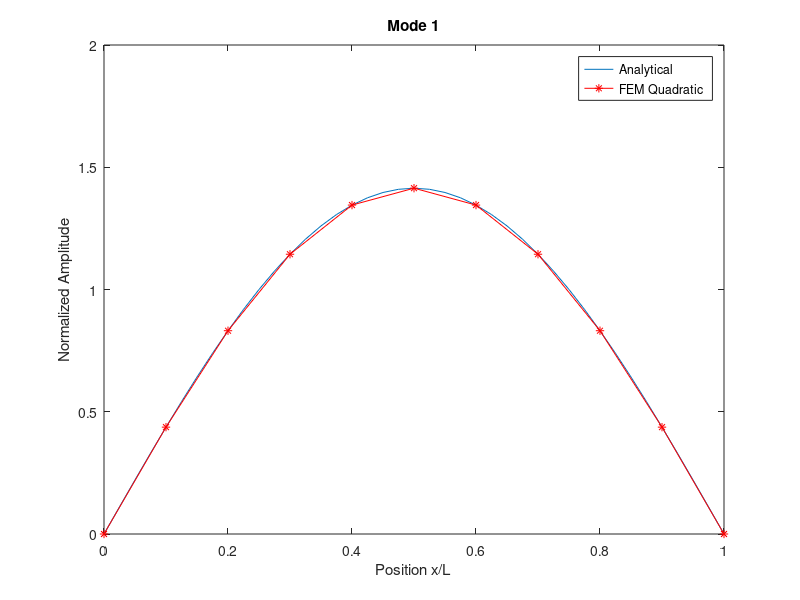
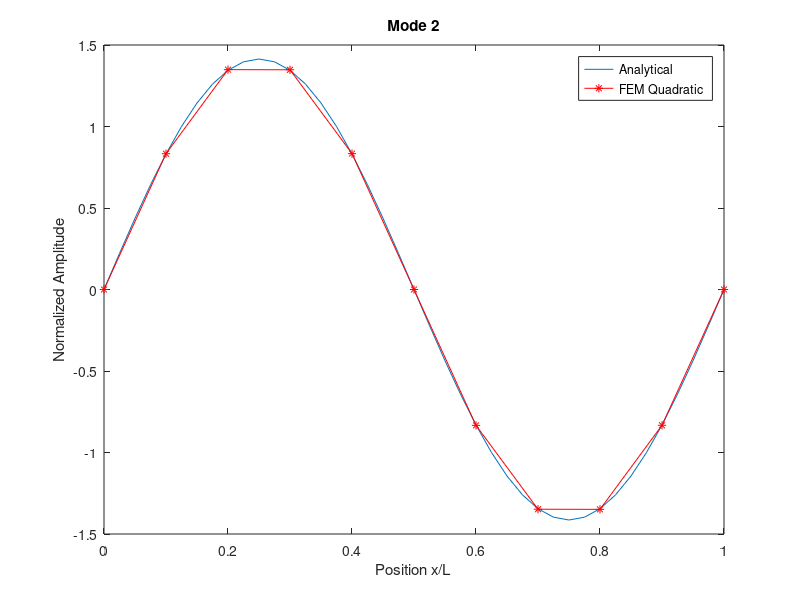
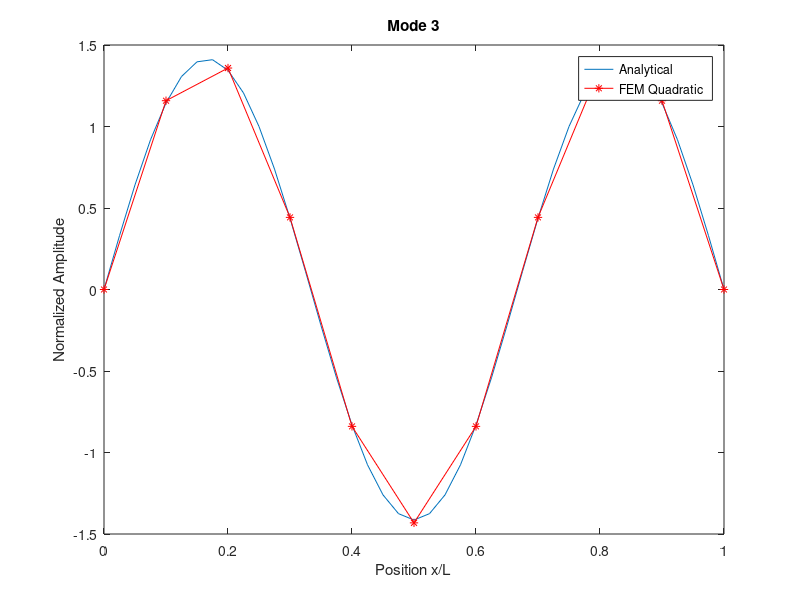
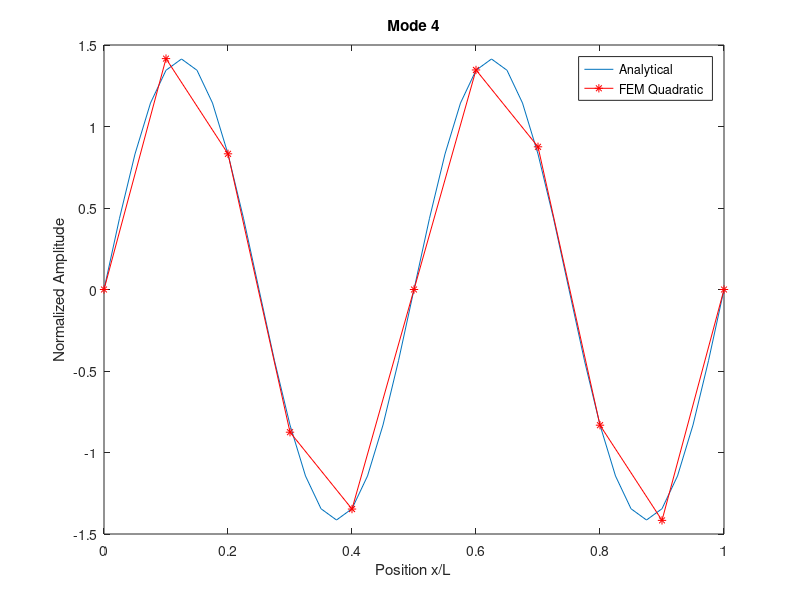

These charts were generated, in order, by the following MATLAB code:
%===========================================================
% Example 4C.2
% Atalla
% Solve a 1D Acoustic Eigenvalue Problem using quadratic elements
% Boundary conditions: Fixed pressure at both ends%
%
%===========================================================
clear all; close all; clc
%
% Problem data
%
Lx=1; % Length of the domain; fixed arbitrary to 1
c0=342; % Speed of sound (m/s)
%
% Step 1: Mesh
%
ne= input(' Number of quadratic element: '); % number of elements
nnt = 2*ne+1; % Total number of nodes
h=Lx/ne; % Length of the elements
x = (0:h/2:Lx); % Coordinates table
%
% Step 2: Compute Elementary matrices
%
Ke=c0^2*[7,-8,1;-8,16,-8;1,-8,7]/(3*h);
Me=[4,2,-1;2,16,2;-1,2,4]*h/30;
%
% Step 3: Assembling
%
I=eye(3,3);
K=zeros(nnt,nnt); M = zeros(nnt,nnt);
for ie=1: ne
 L=zeros(3,nnt); L(:,2*ie-1:2*ie+1)=I; % Location matrix for element ie
 K = K + L'*Ke*L;
 M = M + L'*Me*L;
end
%
% Step 4: Boundary conditions: p(1) = p(nnt) = 0
%
K = K(2:nnt-1,2:nnt-1);
M = M(2:nnt-1,2:nnt-1);
ndof = nnt-2; % Final number of unknown (equations)
%
% Step 5: Compute the eigenvalues and eigenvectors
%
[V,D]=eig(K,M); D= sqrt(D);
%
% Normalisation et ordre des vecteurs propres
%
Nor=V'*M*V; V=V*sqrt(inv(Nor)); % Normalization of the eigenvectors
for idof = 1: ndof
    w(idof) = D(idof,idof);
end
[w,ind]=sort(w); % Sort the eigenvalues in ascending order
%
% Step 6: Comparison with the exact solution for a selected number of modes
%
%
nm = min(4, ndof); % Here we select the first modes up to the fourth
theo = c0*[1:ndof]*pi/Lx;
Err = abs(theo-w)./theo;
fprintf('\n ************Results for %d quadratic elements************', ne);
fprintf('\n ================================================');
fprintf('\n Mode FEM (Hz) Exact (Hz) Error(%%)');
fprintf('\n ----------------------------------------------');
for m=1:nm
 fprintf('\n %d %7.2f %7.2f %3.1f ', m, w(m)/2/pi,theo(m)/2/pi, Err(m)*100);
end
fprintf('\n ================================================\n');
fprintf('\n');
%
% comparison of the mode shapes
%
xt=(0:0.025:1) * Lx; % Mesh to visualize the mode shapes
for m=1:nm
     figure;
     yt= sqrt(2)*sin(m*pi*xt); plot(xt,yt), hold on, % Theoretical solution for  
     y=[0,real(V(:,ind(m))'),0]; 
     if (yt(2) >0 && y(2) < 0), y = -y; end
    % Recall : p(0)=p(L)=0
     plot(x,y,'r-*') % solution par element finis
     title(['Mode ' num2str(m)]);
     xlabel('Position x/L');
     ylabel(' Normalized Amplitude ');
     legend('Analytical', 'FEM Quadratic ');
end